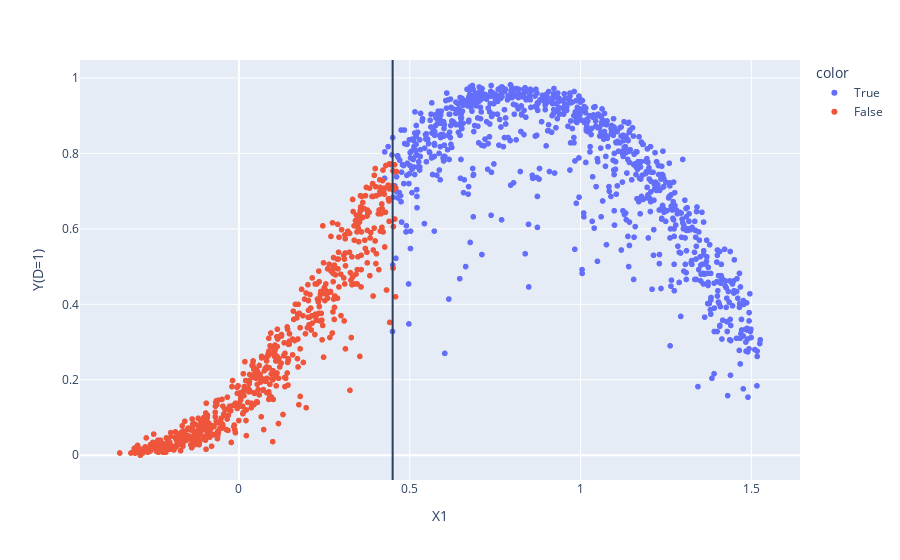

Notebook code for this chart:
### Code cell
fig = px.scatter(x=data['X1'] ,y=data['Y1'], color=data['D'], labels=dict(x="X1", y="Y(D=1)"), hover_data={'X2': data['X2'], 'X1_act': data['X1_act'], 'X2_act': data['X2_act']}) 
fig.add_vline(x=params['treatment_dist'])

### Figure 1 — Plotly figure (JSON) as saved in the notebook; plotly's stock layout.template omitted (floating-point values rounded to 4 significant figures; data arrays with more than 128 entries replaced by an {"elided": "..."} marker saying what was removed)
{"data": [{"customdata": {"elided": "883x3 float values"}, "hovertemplate": "color=True<br>X1=%{x}<br>Y(D=1)=%{y}<br>X2=%{customdata[0]}<br>X1_act=%{customdata[1]}<br>X2_act=%{customdata[2]}<extra></extra>", "legendgroup": "True", "marker": {"color": "#636efa", "symbol": "circle"}, "mode": "markers", "name": "True", "showlegend": true, "type": "scattergl", "x": {"elided": "883 float values"}, "xaxis": "x", "y": {"elided": "883 float values"}, "yaxis": "y"}, {"customdata": {"elided": "617x3 float values"}, "hovertemplate": "color=False<br>X1=%{x}<br>Y(D=1)=%{y}<br>X2=%{customdata[0]}<br>X1_act=%{customdata[1]}<br>X2_act=%{customdata[2]}<extra></extra>", "legendgroup": "False", "marker": {"color": "#EF553B", "symbol": "circle"}, "mode": "markers", "name": "False", "showlegend": true, "type": "scattergl", "x": {"elided": "617 float values"}, "xaxis": "x", "y": {"elided": "617 float values"}, "yaxis": "y"}], "layout": {"autosize": true, "legend": {"title": {"text": "color"}, "tracegroupgap": 0}, "margin": {"t": 60}, "shapes": [{"type": "line", "x0": 0.45, "x1": 0.45, "xref": "x", "y0": 0, "y1": 1, "yref": "y domain"}], "xaxis": {"anchor": "y", "autorange": true, "domain": [0, 1], "range": [-0.4668, 1.644], "title": {"text": "X1"}, "type": "linear"}, "yaxis": {"anchor": "x", "autorange": true, "domain": [0, 1], "range": [-0.07603, 1.058], "title": {"text": "Y(D=1)"}, "type": "linear"}}}
